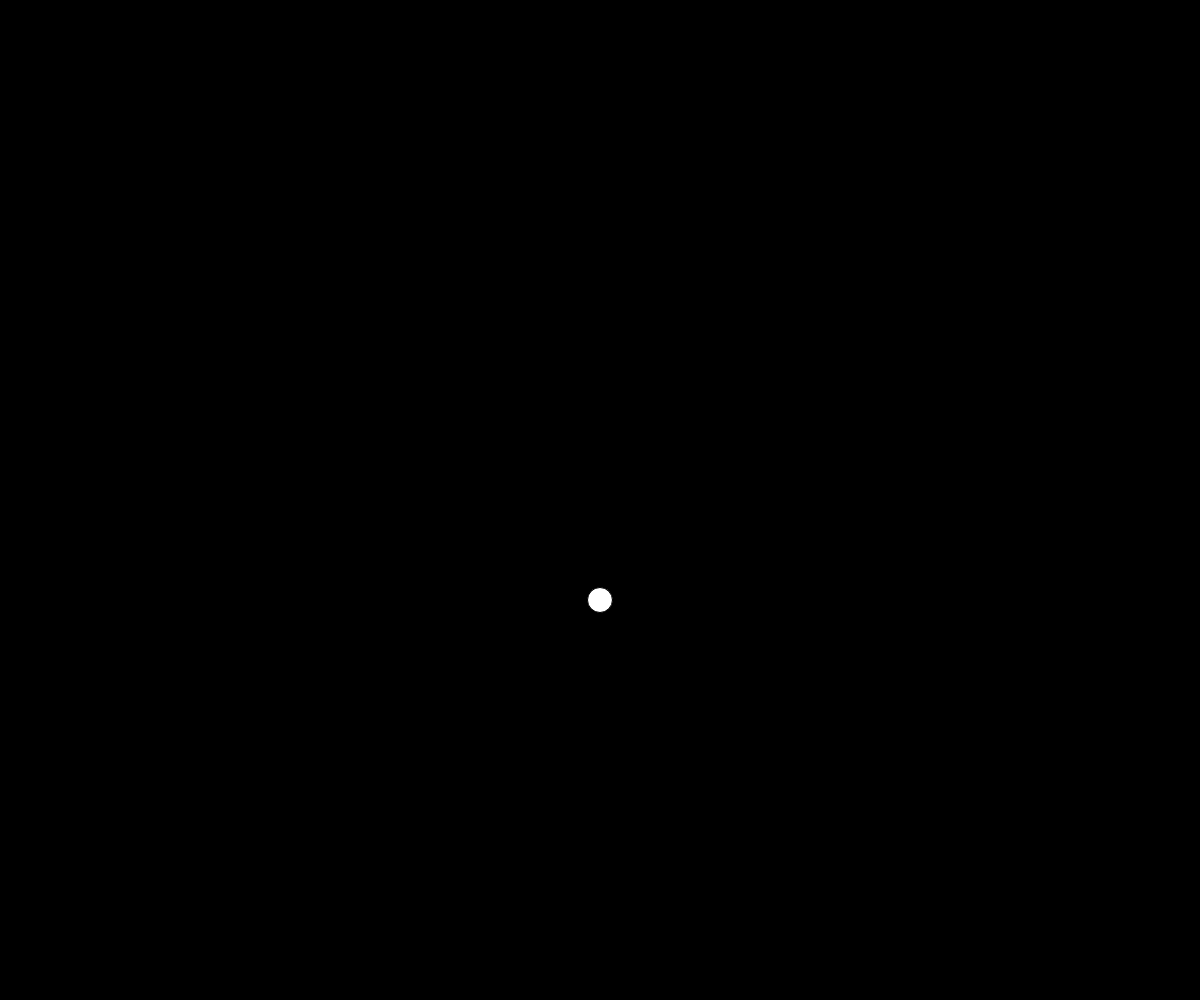
Frame 1 (no input)
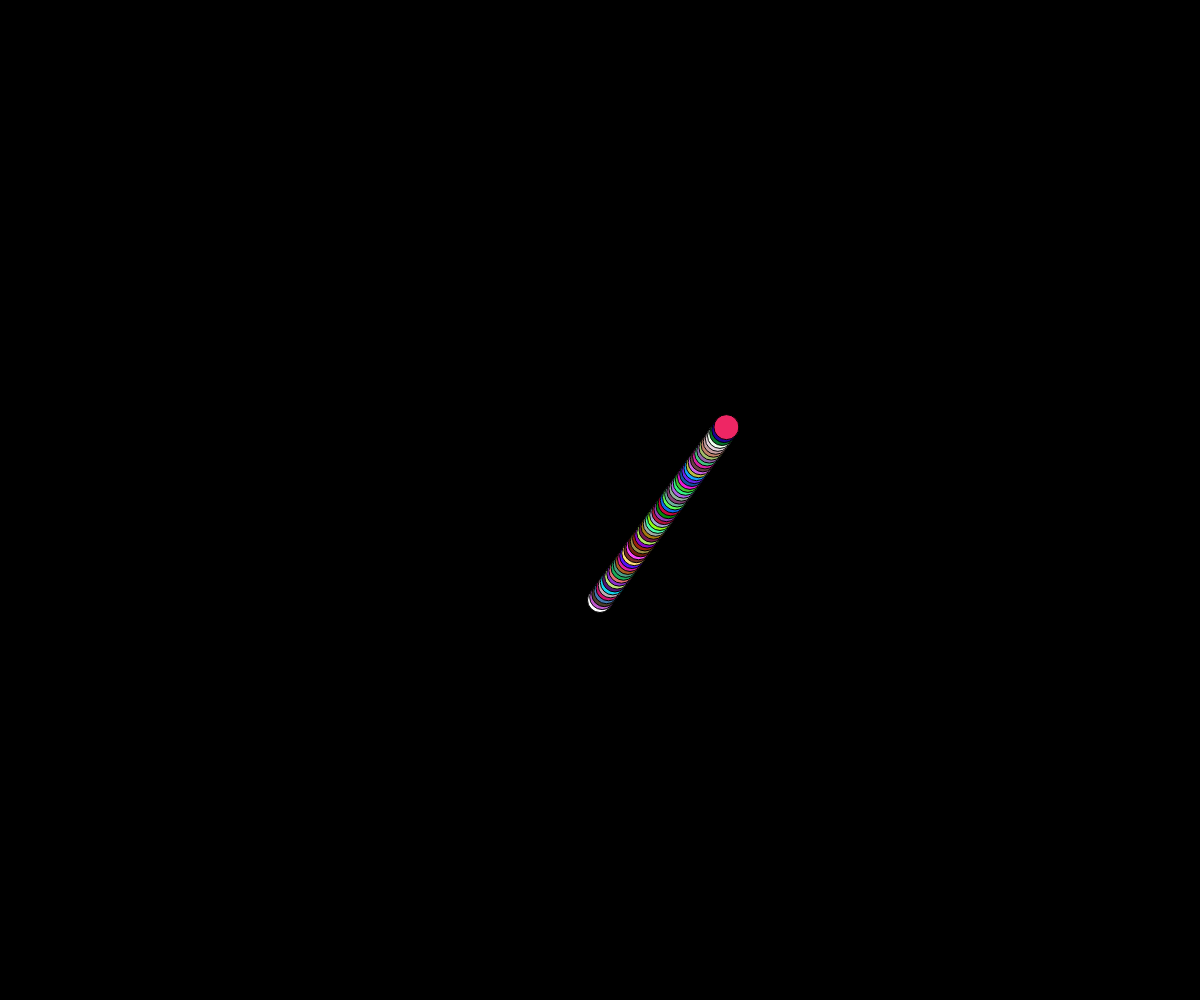
Frame 60 (no input)
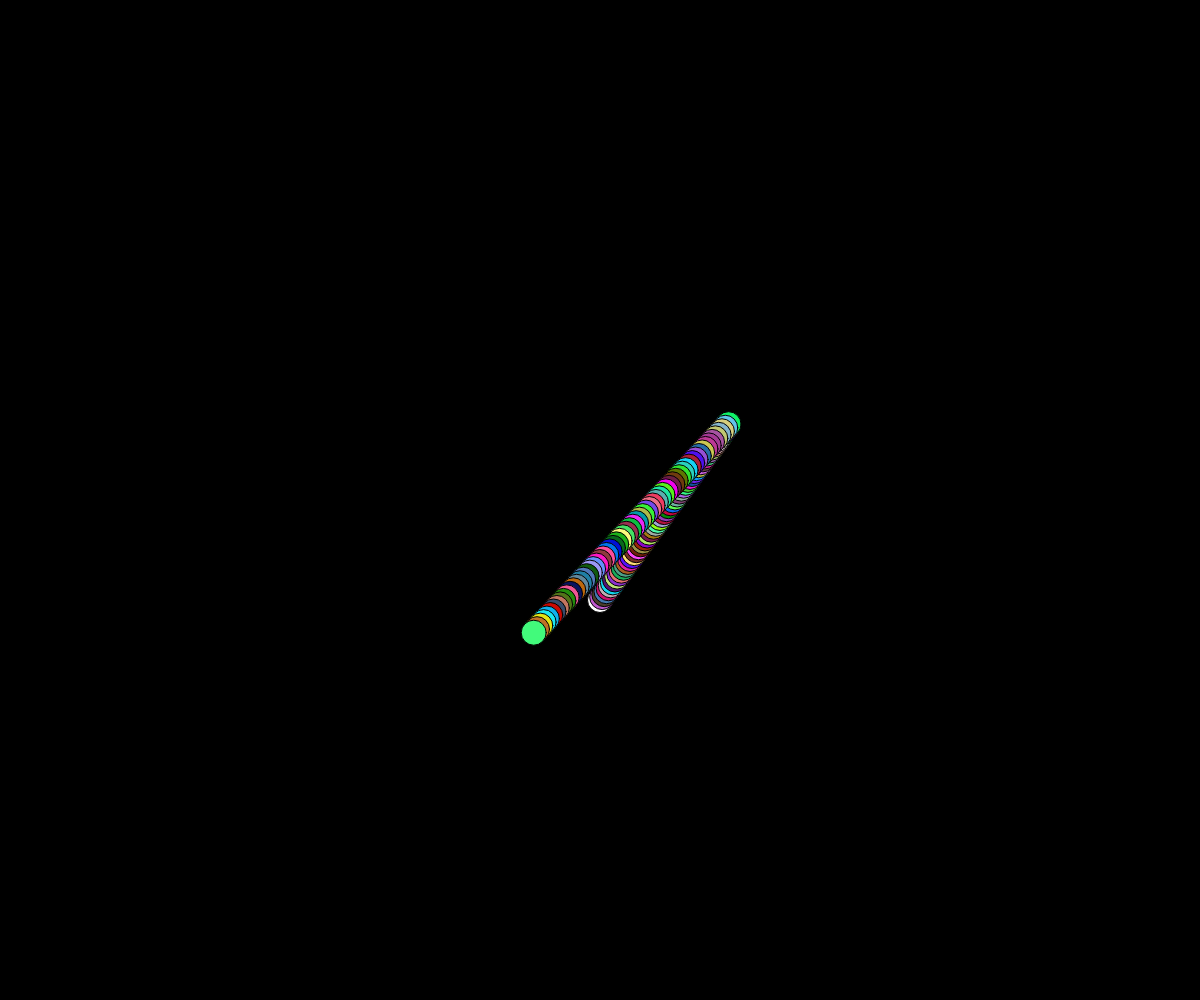
Frame 120 (the mouse pressed at the canvas centre since frame 60)

The p5.js sketch that drew these frames (run headless with seeded random() and noise() and a simulated clock; from frame 60 on, the mouse is pressed at the canvas centre):

// p5.js sketch
// ── sketch.js
// Project Title
// Your Name
// Date
//
// Extra for Experts:
// - describe what you did to take this project "above and beyond"

let x, y;
let xSpeed, ySpeed;

function setup() {
  createCanvas(windowWidth, windowHeight);
  x = width / 2;
  y = width / 2;
  xSpeed = random (-5, 5);
  ySpeed = random (-5, 5);
  background(0);
}

function draw() {
 // background(220)
  ellipse(x, y, 25, 25);
  x += xSpeed
  y += ySpeed
  fill (random(255), random(255), random(255));

  if (x < 0 || x > width) {
    xSpeed *= -1;
  }
  if (y < 0 || y > width) {
    ySpeed *= -1
  }

}

function mousePressed() {
  //fill(255, 0, 0)
  xSpeed = random (-5, 5);
  ySpeed = random (-5, 5);
}

function mouseReleased() {
  //fill (0, 255, 0);
}
